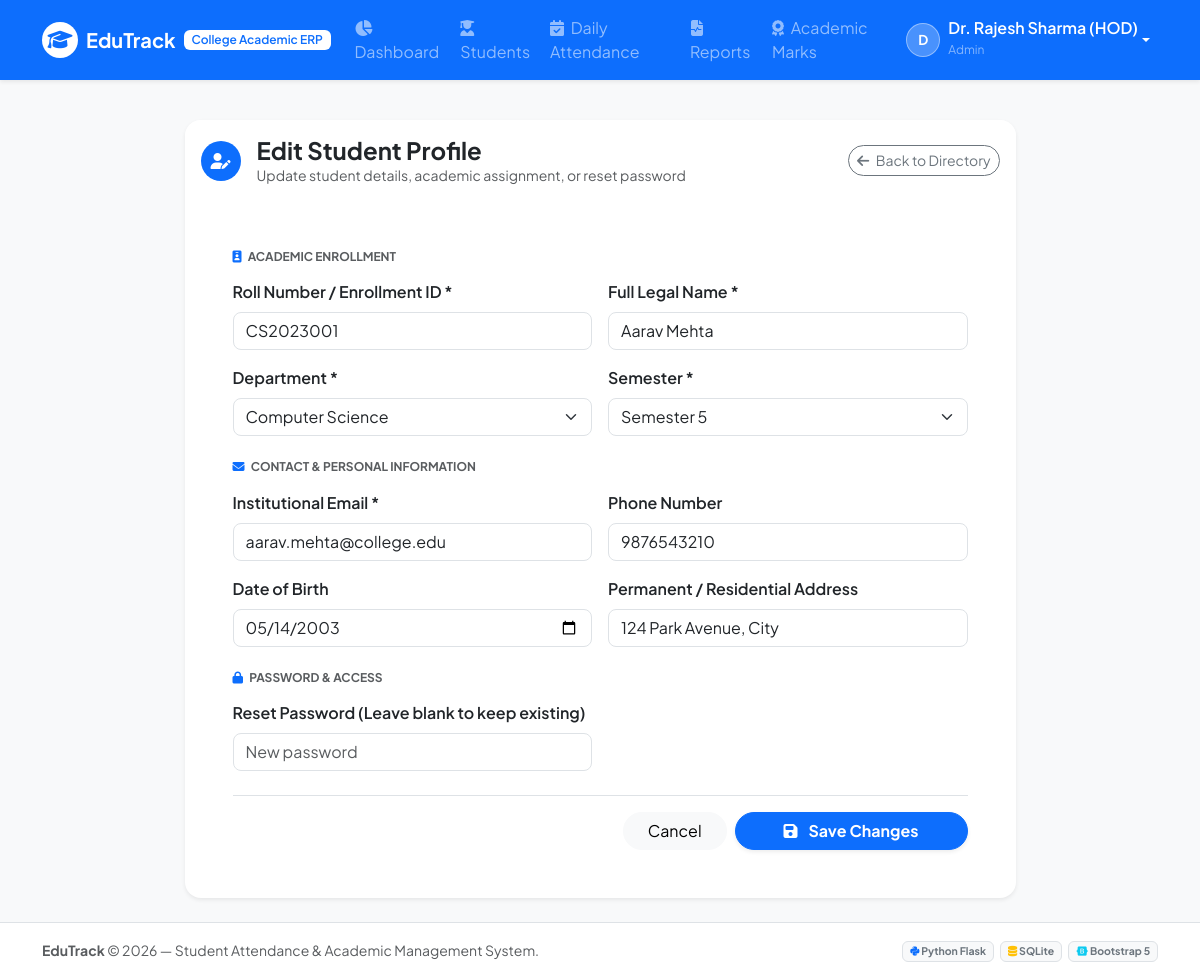
Screenshot of /admin/students/edit/1 (signed in) with the database file from the repository.
### tables this page shows
CREATE TABLE students (
        id INTEGER PRIMARY KEY AUTOINCREMENT,
        roll_no TEXT UNIQUE NOT NULL,
        full_name TEXT NOT NULL,
        email TEXT UNIQUE NOT NULL,
        password_hash TEXT NOT NULL,
        department TEXT NOT NULL,
        semester INTEGER NOT NULL,
        phone TEXT,
        dob TEXT,
        address TEXT,
        created_at TIMESTAMP DEFAULT CURRENT_TIMESTAMP
    );

### app.py (the view, shortened to what this page needs)
@app.route('/admin/students/edit/<int:id>', methods=['GET', 'POST'])
@login_required
@admin_required
def edit_student(id):
    conn = get_db()
    cursor = conn.cursor()
    cursor.execute("SELECT * FROM students WHERE id = ?", (id,))
    student = cursor.fetchone()
    if not student:
        flash('Student record not found.', 'danger')
        conn.close()
        return redirect(url_for('manage_students'))
    conn.close()
    return render_template('students/form.html', student=student)

### app.py (called while the page is built)
def login_required(f):
    @wraps(f)
    def decorated_function(*args, **kwargs):
        if 'user_id' not in session:
            flash('Please log in to access this portal.', 'warning')
            return redirect(url_for('login'))
        return f(*args, **kwargs)
    return decorated_function

def admin_required(f):
    @wraps(f)
    def decorated_function(*args, **kwargs):
        if session.get('user_type') != 'admin':
            flash('Access restricted to college administrators and faculty only.', 'danger')
            return redirect(url_for('login'))
        return f(*args, **kwargs)
    return decorated_function

@app.context_processor
def inject_now():
    return {'current_year': datetime.now().year, 'today_date': datetime.now().strftime('%Y-%m-%d')}

### database.py (called while the page is built)
def get_db():
    conn = sqlite3.connect(DATABASE_PATH)
    conn.row_factory = sqlite3.Row
    conn.execute("PRAGMA foreign_keys = ON")
    return conn

### templates/students/form.html (shortened to what this page needs)
{% extends "base.html" %}
{% block content %}
<div class="row justify-content-center">
    <div class="col-lg-9">
        <div class="card border-0 shadow-sm rounded-4 overflow-hidden">
            <div class="card-header bg-white py-3 border-0 d-flex justify-content-between align-items-center">
                <div class="d-flex align-items-center">
                    <span class="bg-primary text-white rounded-circle p-2 me-3 d-inline-flex align-items-center justify-content-center" style="width: 40px; height: 40px;">
                        <i class="fa-solid {% if student %}fa-user-pen{% else %}fa-user-plus{% endif %}"></i>
                    </span>
                    <div>
                        <h4 class="fw-bold mb-0 text-dark">{% if student %}Edit Student Profile{% else %}Register New Student{% endif %}</h4>
                        <p class="mb-0 text-muted small">{% if student %}Update student details, academic assignment, or reset password{% else %}Create a new student enrollment record in the institutional database{% endif %}</p>
                    </div>
                </div>
                <a href="{{ url_for('manage_students') }}" class="btn btn-outline-secondary btn-sm rounded-pill">
                    <i class="fa-solid fa-arrow-left me-1"></i> Back to Directory
                </a>
            </div>
            <div class="card-body p-4 p-md-5 pt-3">
                <form method="POST" action="{% if student %}{{ url_for('edit_student', id=student.id) }}{% else %}{{ url_for('add_student') }}{% endif %}">
                    <h6 class="text-uppercase text-muted fw-bold fs-8 mb-3"><i class="fa-solid fa-id-badge text-primary me-1"></i> Academic Enrollment</h6>
                    <div class="row g-3 mb-4">
                        <div class="col-md-6">
                            <label for="roll_no" class="form-label fw-semibold">Roll Number / Enrollment ID *</label>
                            <input type="text" class="form-control rounded-3" id="roll_no" name="roll_no" value="{{ student.roll_no if student else '' }}" placeholder="e.g. CS2024012" required>
                        </div>
                        <div class="col-md-6">
                            <label for="full_name" class="form-label fw-semibold">Full Legal Name *</label>
                            <input type="text" class="form-control rounded-3" id="full_name" name="full_name" value="{{ student.full_name if student else '' }}" placeholder="e.g. Rahul Sharma" required>
                        </div>
                        <div class="col-md-6">
                            <label for="department" class="form-label fw-semibold">Department *</label>
                            <select class="form-select rounded-3" id="department" name="department" required>
                                {% for d in ['Computer Science', 'Information Technology', 'Electronics & Communication', 'Mechanical Engineering', 'Electrical Engineering'] %}
                                    <option value="{{ d }}" {% if student and student.department == d %}selected{% endif %}>{{ d }}</option>
                                {% endfor %}
                            </select>
                        </div>
                        <div class="col-md-6">
                            <label for="semester" class="form-label fw-semibold">Semester *</label>
                            <select class="form-select rounded-3" id="semester" name="semester" required>
                                {% for sem in range(1, 9) %}
                                    <option value="{{ sem }}" {% if student and student.semester == sem %}selected{% endif %}>Semester {{ sem }}</option>
                                {% endfor %}
                            </select>
                        </div>
                    </div>
                    <h6 class="text-uppercase text-muted fw-bold fs-8 mb-3"><i class="fa-solid fa-envelope text-primary me-1"></i> Contact & Personal Information</h6>
                    <div class="row g-3 mb-4">
                        <div class="col-md-6">
                            <label for="email" class="form-label fw-semibold">Institutional Email *</label>
                            <input type="email" class="form-control rounded-3" id="email" name="email" value="{{ student.email if student else '' }}" placeholder="student@college.edu" required>
                        </div>
                        <div class="col-md-6">
                            <label for="phone" class="form-label fw-semibold">Phone Number</label>
                            <input type="tel" class="form-control rounded-3" id="phone" name="phone" value="{{ student.phone if student and student.phone else '' }}" placeholder="10-digit mobile number">
                        </div>
                        <div class="col-md-6">
                            <label for="dob" class="form-label fw-semibold">Date of Birth</label>
                            <input type="date" class="form-control rounded-3" id="dob" name="dob" value="{{ student.dob if student and student.dob else '' }}">
                        </div>
                        <div class="col-md-6">
                            <label for="address" class="form-label fw-semibold">Permanent / Residential Address</label>
                            <input type="text" class="form-control rounded-3" id="address" name="address" value="{{ student.address if student and student.address else '' }}" placeholder="City, State">
                        </div>
                    </div>
                    <h6 class="text-uppercase text-muted fw-bold fs-8 mb-3"><i class="fa-solid fa-lock text-primary me-1"></i> Password & Access</h6>
                    <div class="row g-3 mb-4">
                        <div class="col-md-6">
                            <label for="password" class="form-label fw-semibold">
                                {% if student %}Reset Password (Leave blank to keep existing){% else %}Initial Password (Defaults to student123){% endif %}
                            </label>
                            <input type="password" class="form-control rounded-3" id="password" name="password" placeholder="{% if student %}New password{% else %}student123{% endif %}">
                        </div>
                    </div>
                    <div class="d-flex justify-content-end gap-2 pt-3 border-top">
                        <a href="{{ url_for('manage_students') }}" class="btn btn-light rounded-pill px-4">Cancel</a>
                        <button type="submit" class="btn btn-primary rounded-pill px-5 fw-bold shadow-sm">
                            <i class="fa-solid fa-floppy-disk me-2"></i> {% if student %}Save Changes{% else %}Register Student{% endif %}
                        </button>
                    </div>
                </form>
            </div>
        </div>
    </div>
</div>
{% endblock %}

### static/css/style.css (style rules this page uses)
:root { --primary-color: #2563eb; --primary-hover: #1d4ed8; --primary-light: #eff6ff; --secondary-color: #64748b; --success-color: #10b981; --warning-color: #f59e0b; --danger-color: #ef4444; --dark-color: #0f172a; --card-shadow: 0 4px 6px -1px rgba(0, 0, 0, 0.05), 0 2px 4px -2px rgba(0, 0, 0, 0.05); }
body { font-family: 'Plus Jakarta Sans', system-ui, -apple-system, BlinkMacSystemFont, "Segoe UI", Roboto, sans-serif; color: #1e293b; background-color: #f8fafc; -webkit-font-smoothing: antialiased; }
.fs-8 { font-size: 0.75rem !important; }
.card { transition: transform 0.2s ease, box-shadow 0.2s ease; }

### rows the page displays
students: roll_no "CS2023001", full_name "Aarav Mehta", department "Computer Science", semester "Semester 5", email "aarav.mehta@college.edu", phone "9876543210", dob "05/14/2003", address "124 Park Avenue, City"

### other values shown
{{ session.get('user_name', 'User')[:1] }} "D"
{{ session.get('user_name') }} "Dr. Rajesh Sharma (HOD)"
{{ session.get('user_type')|capitalize }} "Admin"
